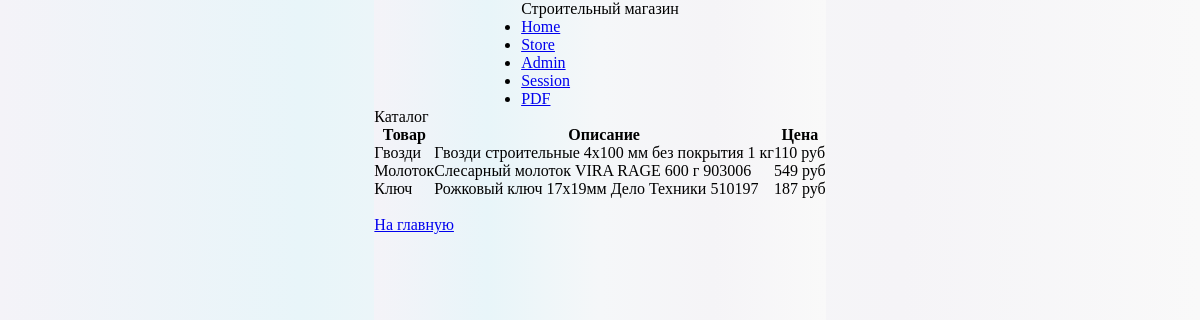
Page /apache-php/src/catalogue.php on the committed database.
### tables this page shows
CREATE TABLE IF NOT EXISTS goods (
    ID INT(10) NOT NULL AUTO_INCREMENT,
    title VARCHAR(32) NOT NULL,
    description VARCHAR(256) NOT NULL,
    cost INT(6) NOT NULL,
    PRIMARY KEY (ID)
);

### apache-php/src/catalogue.php (the view, shortened to what this page needs)
<html lang="ru">
<head>
</head>
<body>
    <header class="header">
        <p class="text">Строительный магазин</p>
        <nav class="header_menu">
            <ul class="nav_links">
                <li><a class="nav_link" href="index.html">Home</a> </li>
                <li><a class="nav_link" href="catalogue.php">Store</a> </li>
                <li><a class="nav_link" href="admin.php">Admin</a></li>
                <li><a class="nav_link" href="session_status.php">Session</a></li>
                <li><a class="nav_link" href="pdf/showPDF.php">PDF</a></li>
            </ul>
        </nav>
    </header>
    <div>
        <div class="title">
            <p class="title_text">Каталог</p>
        </div>
        <?php
            $mysqli = openmysqli();
            $mysqli->set_charset('utf8mb4');
            $result = $mysqli->query("select * from goods");
        ?>
        <table cellspacing="0">
            <tr>
                <th>Товар</th>
                <th>Описание</th>
                <th>Цена</th>
            </tr>
            <?php
                if ($result->num_rows > 0) foreach ($result as $good) {
                    echo "
                        <tr>
                            <td>" . $good['title'] . "</td>
                            <td>" . $good['description'] . "</td>
                            <td>" . $good['cost'] . " руб</td>
                        </tr>
                    ";
                    }
                else echo '';
            ?>
        </table>
        <br>
        <div class="btn_link">
            <a class="link" href="index.php">На главную</a>
        </div>
    </div>
</body>
</html>

### rows in the picture
goods: title "Гвозди", description "Гвозди строительные 4x100 мм без покрытия 1 кг", cost "110"
goods: title "Молоток", description "Слесарный молоток VIRA RAGE 600 г 903006", cost "549"
goods: title "Ключ", description "Рожковый ключ 17x19мм Дело Техники 510197", cost "187"
